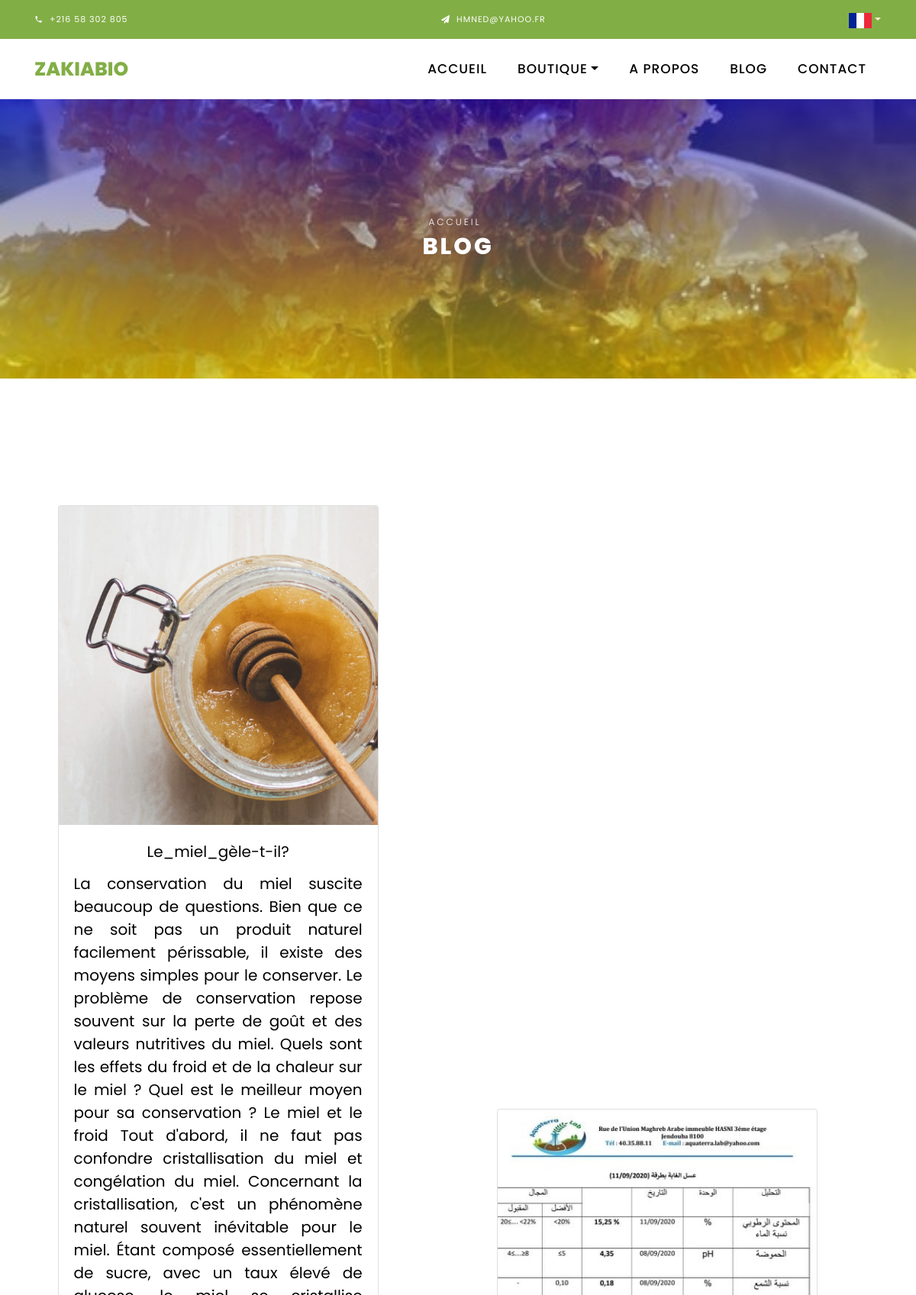
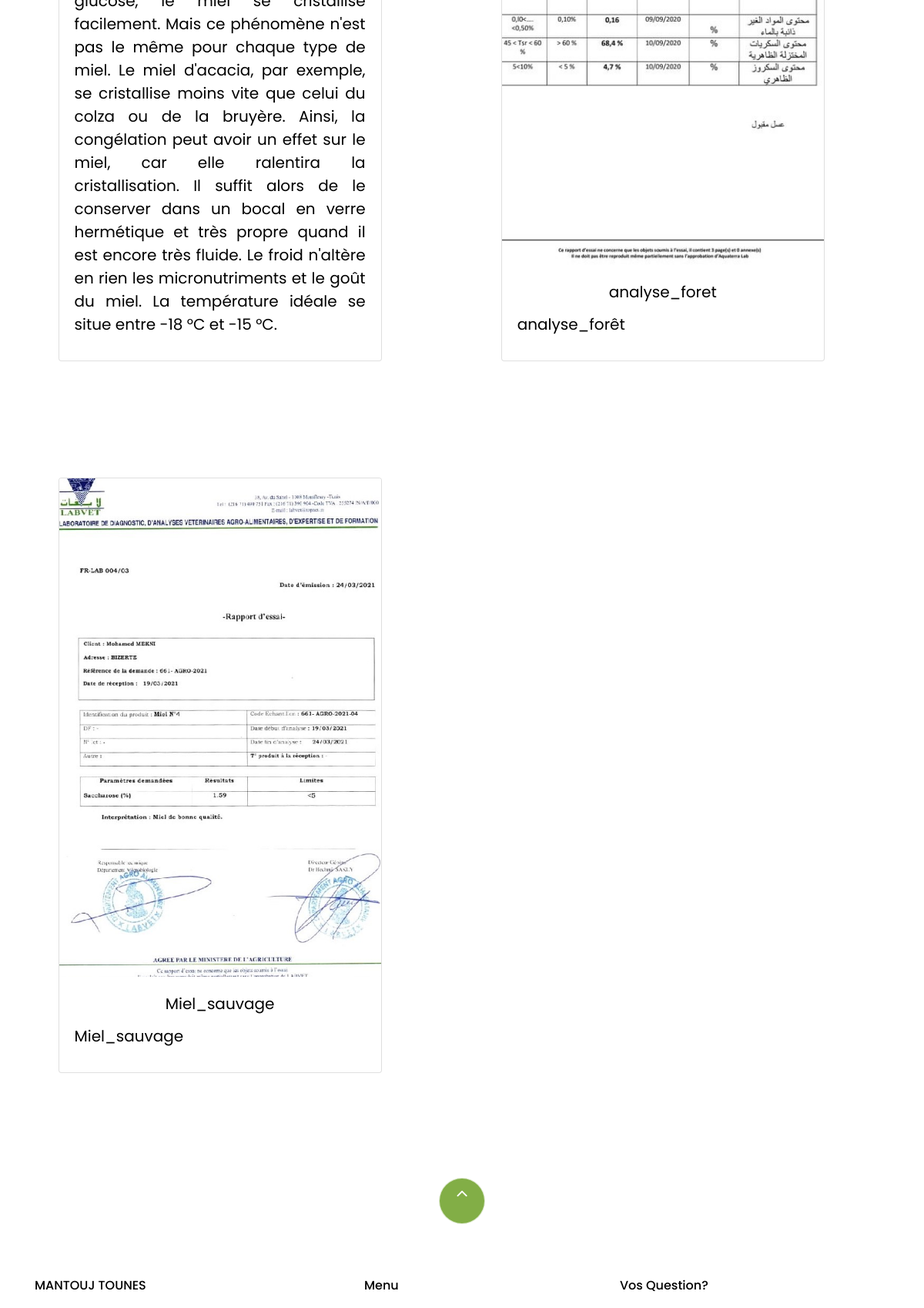
Screenshot of /fr/blog (upper part) with the database file from the repository (2 pictures, top to bottom).
### blog/models.py (models this page shows, shortened)
class BlogClass(models.Model):
    ENtitle = models.CharField(max_length=200)
    FRtitle = models.CharField(max_length=200)
    ARtitle = models.CharField(max_length=200)
    image = models.ImageField(upload_to='pics', blank=True, null=True, default='#')
    ENdescription = models.TextField(max_length=2000)
    FRdescription = models.TextField(max_length=2000)
    ARdescription = models.TextField(max_length=2000)
    imageW = models.FloatField()
    imaheH = models.FloatField()
    pdflink = models.CharField(max_length=100000000000, default="#", blank=True)
    video = models.FileField(upload_to='pics', blank=True)

### fr/views.py (the view)
# urls.py: path('blog', views.blog, name='blog'),
def blog(request):
    blogObj = BlogClass.objects.all()
    return render(request, 'fr/blogfr.html', context={'blog': blogObj})

### template/fr/blogfr.html (shortened to what this page needs)
{% load static %}
<!DOCTYPE html>
<html lang="en">
<head>
	<link rel="stylesheet" href="{% static 'css/open-iconic-bootstrap.min.css' %}" />
	<link rel="stylesheet" href="{% static 'css/animate.css' %}" />
	<link rel="stylesheet" href="{% static 'css/owl.carousel.min.css' %}" />
	<link rel="stylesheet" href="{% static 'css/owl.theme.default.min.css' %}" />
	<link rel="stylesheet" href="{% static 'css/magnific-popup.css' %}" />
	<link rel="stylesheet" href="{% static 'css/aos.css' %}" />
	<link rel="stylesheet" href="{% static 'css/ionicons.min.css' %}" />
	<link rel="stylesheet" href="{% static 'css/bootstrap-datepicker.css' %}" />
	<link rel="stylesheet" href="{% static 'css/jquery.timepicker.css' %}" />
	<link rel="stylesheet" href="{% static 'css/flaticon.css' %}" />
	<link rel="stylesheet" href="{% static 'css/icomoon.css' %}" />
	<link rel="stylesheet" href="{% static 'css/style.css' %}" />
</head>
<body class="goto-here">
	<div class="py-1 bg-primary">
		<div class="container">
			<div class="row no-gutters d-flex align-items-start align-items-center px-md-0">
				<div class="col-lg-12 d-block">
					<div class="row d-flex">
						<div class="col-md pr-4 d-flex topper align-items-center">
							<div class="icon mr-2 d-flex justify-content-center align-items-center">
								<span class="icon-phone2"></span>
							</div>
							<span class="text">+216 58 302 805</span>
						</div>
						<div class="col-md pr-4 d-flex topper align-items-center">
							<div class="icon mr-2 d-flex justify-content-center align-items-center">
								<span class="icon-paper-plane"></span>
							</div>
							<span class="text">Hmned@yahoo.fr</span>
						</div>
						<div class="#">
							<a class="nav-link dropdown-toggle" href="#" id="dropdown04" data-toggle="dropdown" aria-haspopup="true" aria-expanded="false" style="color: blanchedalmond;"><img src="{% static 'images/fr.svg' %}" alt="" width="30px" length="30px" /></a>
						</div>
					</div>
				</div>
			</div>
		</div>
	</div>
	<nav class="navbar navbar-expand-lg navbar-dark ftco_navbar bg-dark ftco-navbar-light" id="ftco-navbar">
		<div class="container">
			<a class="navbar-brand" href="/fr">ZAKIABIO</a>
			<div class="collapse navbar-collapse" id="ftco-nav">
				<ul class="navbar-nav ml-auto">
					<li class="nav-item"><a href="/fr" class="nav-link">Accueil</a></li>
					<li class="nav-item dropdown">
						<a class="nav-link dropdown-toggle" href="#" id="dropdown04" data-toggle="dropdown"
							aria-haspopup="true" aria-expanded="false">Boutique</a>
					</li>
					<li class="nav-item ">
						<a href="/fr/about" class="nav-link">A Propos</a>
					</li>
					<li class="nav-item active">
						<a href="/fr/blog" class="nav-link">Blog</a>
					  </li>
					<li class="nav-item">
						<a href="/fr/contact" class="nav-link">Contact</a>
					</li>
				</ul>
			</div>
		</div>
	</nav>
    <div class="hero-wrap hero-bread" style="background-image:linear-gradient(rgba(0, 0, 255, 0.5), rgba(255, 255, 0, 0.5)), url({% static 'images/img6.jpg' %});">
      <div class="container">
        <div class="row no-gutters slider-text align-items-center justify-content-center">
          <div class="col-md-9 ftco-animate text-center">
          	<p class="breadcrumbs"><span class="mr-2"><a href="/">Accueil</a></span></p>
            <h1 class="mb-0 bread">Blog</h1>
          </div>
        </div>
      </div>
    </div>
    <section class="ftco-section" >
    	<div class="">
            {% for a in blog %}
            <div id="{{ a.FRtitle }}" class="card" style=" width: 35%; margin:2cm; display:inline-block; height:auto">
              <img class="card-img-top" src="{{ a.image.url }}" alt="Card image cap" width="{{ a.imageW }} height="{{ a.imageH }}"></a>
              <div class="card-body">
                <h5 class="card-title" align="center">{{ a.FRtitle }}</h5>
                <h5 class="card-title" align="justify">{{ a.FRdescription }}</h5>
              </div>
            </div>
             {% endfor %}
    		</div>
    </section>
    <footer class="ftco-footer ftco-section">
      <div class="container">
        <div class="row">
          <div class="mouse">
            <a href="#" class="mouse-icon">
              <div class="mouse-wheel">
                <span class="ion-ios-arrow-up"></span>
              </div>
            </a>
          </div>
        </div>
        <div class="row mb-5">
          <div class="col-md">
            <div class="ftco-footer-widget mb-4">
              <h2 class="ftco-heading-2">MANTOUJ TOUNES</h2>
            </div>
          </div>
          <div class="col-md">
            <div class="ftco-footer-widget mb-4 ml-md-5">
              <h2 class="ftco-heading-2">Menu</h2>
            </div>
          </div>
          <div class="col-md">
            <div class="ftco-footer-widget mb-4">
              <h2 class="ftco-heading-2">Vos Question?</h2>
            </div>
          </div>
        </div>
      </div>
    </footer>
  </body>
</html>

### static/css/icomoon.css (style rules this page uses)
[class^="icon-"], [class*=" icon-"] { font-family: 'icomoon' !important; speak: none; font-style: normal; font-weight: normal; font-variant: normal; text-transform: none; line-height: 1; -webkit-font-smoothing: antialiased; -moz-osx-font-smoothing: grayscale; }
.icon-paper-plane:before { content: "\f1d8"; }
.icon-phone2:before { content: "\e0cd"; }

### rows the page displays
BlogClass: image (picture), FRtitle "Le_miel_gèle-t-il?", FRdescription "La conservation du miel suscite beaucoup de questions. Bien que ce ne soit pas un produit naturel facilement périssable, il existe des moyens simples pour le conserver. Le problème de conservation repose souvent sur la perte de goût et des valeurs nutritives du miel. Quels sont les effets du froid et de la chaleur sur le miel ? Quel est le meilleur moyen pour sa conservation ? Le miel et le froid Tout d'abord, il ne faut pas confondre cristallisation du miel et congélation du miel. Concernant la cristallisation, c'est un phénomène naturel souvent inévitable pour le miel. Étant composé essentiellement de sucre, avec un taux élevé de glucose, le miel se cristallise facilement. Mais ce…"
BlogClass: image (picture), FRtitle "analyse_foret", FRdescription "analyse_forêt"
BlogClass: image (picture), FRtitle "Miel_sauvage", FRdescription "Miel_sauvage"
